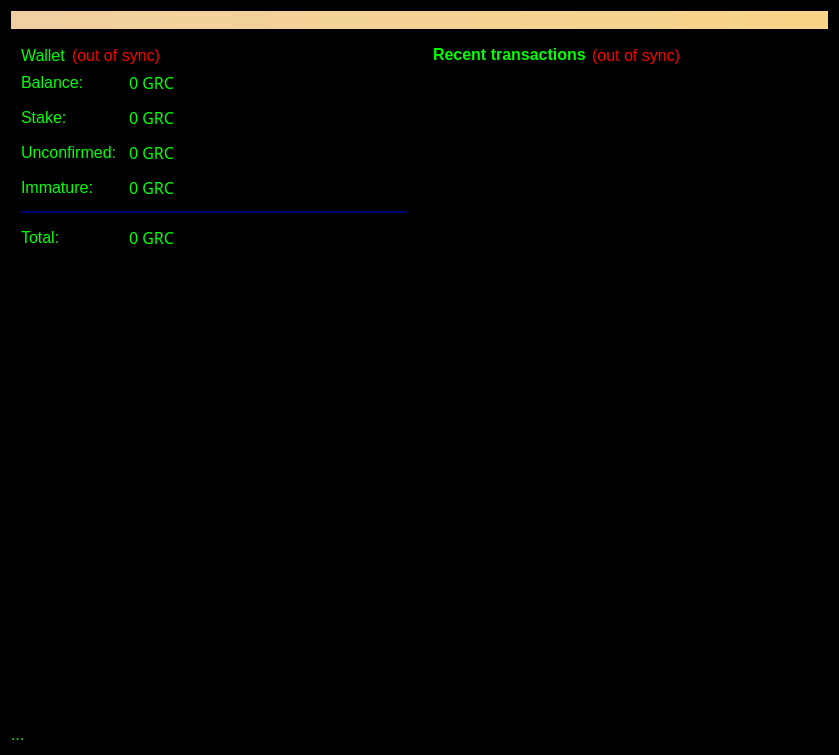
<?xml version="1.0" encoding="UTF-8"?>
<ui version="4.0">
 <class>OverviewPage</class>
 <widget class="QWidget" name="OverviewPage">
  <property name="geometry">
   <rect>
    <x>0</x>
    <y>0</y>
    <width>839</width>
    <height>755</height>
   </rect>
  </property>
  <property name="palette">
   <palette>
    <active>
     <colorrole role="WindowText">
      <brush brushstyle="SolidPattern">
       <color alpha="255">
        <red>0</red>
        <green>255</green>
        <blue>0</blue>
       </color>
      </brush>
     </colorrole>
     <colorrole role="Button">
      <brush brushstyle="SolidPattern">
       <color alpha="255">
        <red>0</red>
        <green>85</green>
        <blue>0</blue>
       </color>
      </brush>
     </colorrole>
     <colorrole role="Light">
      <brush brushstyle="SolidPattern">
       <color alpha="255">
        <red>0</red>
        <green>0</green>
        <blue>107</blue>
       </color>
      </brush>
     </colorrole>
     <colorrole role="Midlight">
      <brush brushstyle="SolidPattern">
       <color alpha="255">
        <red>170</red>
        <green>255</green>
        <blue>127</blue>
       </color>
      </brush>
     </colorrole>
     <colorrole role="Dark">
      <brush brushstyle="SolidPattern">
       <color alpha="255">
        <red>0</red>
        <green>0</green>
        <blue>127</blue>
       </color>
      </brush>
     </colorrole>
     <colorrole role="Mid">
      <brush brushstyle="SolidPattern">
       <color alpha="255">
        <red>0</red>
        <green>113</green>
        <blue>170</blue>
       </color>
      </brush>
     </colorrole>
     <colorrole role="Text">
      <brush brushstyle="SolidPattern">
       <color alpha="255">
        <red>0</red>
        <green>255</green>
        <blue>0</blue>
       </color>
      </brush>
     </colorrole>
     <colorrole role="BrightText">
      <brush brushstyle="SolidPattern">
       <color alpha="255">
        <red>0</red>
        <green>255</green>
        <blue>0</blue>
       </color>
      </brush>
     </colorrole>
     <colorrole role="ButtonText">
      <brush brushstyle="SolidPattern">
       <color alpha="255">
        <red>0</red>
        <green>255</green>
        <blue>0</blue>
       </color>
      </brush>
     </colorrole>
     <colorrole role="Base">
      <brush brushstyle="SolidPattern">
       <color alpha="255">
        <red>0</red>
        <green>0</green>
        <blue>0</blue>
       </color>
      </brush>
     </colorrole>
     <colorrole role="Window">
      <brush brushstyle="SolidPattern">
       <color alpha="255">
        <red>0</red>
        <green>0</green>
        <blue>0</blue>
       </color>
      </brush>
     </colorrole>
     <colorrole role="Shadow">
      <brush brushstyle="SolidPattern">
       <color alpha="255">
        <red>141</red>
        <green>141</green>
        <blue>141</blue>
       </color>
      </brush>
     </colorrole>
     <colorrole role="Highlight">
      <brush brushstyle="SolidPattern">
       <color alpha="255">
        <red>51</red>
        <green>153</green>
        <blue>255</blue>
       </color>
      </brush>
     </colorrole>
     <colorrole role="HighlightedText">
      <brush brushstyle="SolidPattern">
       <color alpha="255">
        <red>85</red>
        <green>255</green>
        <blue>0</blue>
       </color>
      </brush>
     </colorrole>
     <colorrole role="Link">
      <brush brushstyle="SolidPattern">
       <color alpha="255">
        <red>0</red>
        <green>0</green>
        <blue>127</blue>
       </color>
      </brush>
     </colorrole>
     <colorrole role="LinkVisited">
      <brush brushstyle="SolidPattern">
       <color alpha="255">
        <red>255</red>
        <green>255</green>
        <blue>127</blue>
       </color>
      </brush>
     </colorrole>
     <colorrole role="AlternateBase">
      <brush brushstyle="SolidPattern">
       <color alpha="255">
        <red>20</red>
        <green>29</green>
        <blue>8</blue>
       </color>
      </brush>
     </colorrole>
     <colorrole role="NoRole">
      <brush brushstyle="SolidPattern">
       <color alpha="255">
        <red>0</red>
        <green>0</green>
        <blue>127</blue>
       </color>
      </brush>
     </colorrole>
     <colorrole role="ToolTipBase">
      <brush brushstyle="SolidPattern">
       <color alpha="255">
        <red>255</red>
        <green>255</green>
        <blue>220</blue>
       </color>
      </brush>
     </colorrole>
     <colorrole role="ToolTipText">
      <brush brushstyle="SolidPattern">
       <color alpha="255">
        <red>0</red>
        <green>255</green>
        <blue>255</blue>
       </color>
      </brush>
     </colorrole>
    </active>
    <inactive>
     <colorrole role="WindowText">
      <brush brushstyle="SolidPattern">
       <color alpha="255">
        <red>0</red>
        <green>255</green>
        <blue>0</blue>
       </color>
      </brush>
     </colorrole>
     <colorrole role="Button">
      <brush brushstyle="SolidPattern">
       <color alpha="255">
        <red>0</red>
        <green>85</green>
        <blue>0</blue>
       </color>
      </brush>
     </colorrole>
     <colorrole role="Light">
      <brush brushstyle="SolidPattern">
       <color alpha="255">
        <red>0</red>
        <green>0</green>
        <blue>107</blue>
       </color>
      </brush>
     </colorrole>
     <colorrole role="Midlight">
      <brush brushstyle="SolidPattern">
       <color alpha="255">
        <red>170</red>
        <green>255</green>
        <blue>127</blue>
       </color>
      </brush>
     </colorrole>
     <colorrole role="Dark">
      <brush brushstyle="SolidPattern">
       <color alpha="255">
        <red>0</red>
        <green>0</green>
        <blue>127</blue>
       </color>
      </brush>
     </colorrole>
     <colorrole role="Mid">
      <brush brushstyle="SolidPattern">
       <color alpha="255">
        <red>0</red>
        <green>113</green>
        <blue>170</blue>
       </color>
      </brush>
     </colorrole>
     <colorrole role="Text">
      <brush brushstyle="SolidPattern">
       <color alpha="255">
        <red>0</red>
        <green>255</green>
        <blue>0</blue>
       </color>
      </brush>
     </colorrole>
     <colorrole role="BrightText">
      <brush brushstyle="SolidPattern">
       <color alpha="255">
        <red>0</red>
        <green>255</green>
        <blue>0</blue>
       </color>
      </brush>
     </colorrole>
     <colorrole role="ButtonText">
      <brush brushstyle="SolidPattern">
       <color alpha="255">
        <red>0</red>
        <green>255</green>
        <blue>0</blue>
       </color>
      </brush>
     </colorrole>
     <colorrole role="Base">
      <brush brushstyle="SolidPattern">
       <color alpha="255">
        <red>0</red>
        <green>0</green>
        <blue>0</blue>
       </color>
      </brush>
     </colorrole>
     <colorrole role="Window">
      <brush brushstyle="SolidPattern">
       <color alpha="255">
        <red>0</red>
        <green>0</green>
        <blue>0</blue>
       </color>
      </brush>
     </colorrole>
     <colorrole role="Shadow">
      <brush brushstyle="SolidPattern">
       <color alpha="255">
        <red>141</red>
        <green>141</green>
        <blue>141</blue>
       </color>
      </brush>
     </colorrole>
     <colorrole role="Highlight">
      <brush brushstyle="SolidPattern">
       <color alpha="255">
        <red>0</red>
        <green>0</green>
        <blue>0</blue>
       </color>
      </brush>
     </colorrole>
     <colorrole role="HighlightedText">
      <brush brushstyle="SolidPattern">
       <color alpha="255">
        <red>85</red>
        <green>255</green>
        <blue>0</blue>
       </color>
      </brush>
     </colorrole>
     <colorrole role="Link">
      <brush brushstyle="SolidPattern">
       <color alpha="255">
        <red>0</red>
        <green>0</green>
        <blue>127</blue>
       </color>
      </brush>
     </colorrole>
     <colorrole role="LinkVisited">
      <brush brushstyle="SolidPattern">
       <color alpha="255">
        <red>255</red>
        <green>255</green>
        <blue>127</blue>
       </color>
      </brush>
     </colorrole>
     <colorrole role="AlternateBase">
      <brush brushstyle="SolidPattern">
       <color alpha="255">
        <red>20</red>
        <green>29</green>
        <blue>8</blue>
       </color>
      </brush>
     </colorrole>
     <colorrole role="NoRole">
      <brush brushstyle="SolidPattern">
       <color alpha="255">
        <red>0</red>
        <green>0</green>
        <blue>127</blue>
       </color>
      </brush>
     </colorrole>
     <colorrole role="ToolTipBase">
      <brush brushstyle="SolidPattern">
       <color alpha="255">
        <red>255</red>
        <green>255</green>
        <blue>220</blue>
       </color>
      </brush>
     </colorrole>
     <colorrole role="ToolTipText">
      <brush brushstyle="SolidPattern">
       <color alpha="255">
        <red>0</red>
        <green>255</green>
        <blue>255</blue>
       </color>
      </brush>
     </colorrole>
    </inactive>
    <disabled>
     <colorrole role="WindowText">
      <brush brushstyle="SolidPattern">
       <color alpha="255">
        <red>0</red>
        <green>255</green>
        <blue>0</blue>
       </color>
      </brush>
     </colorrole>
     <colorrole role="Button">
      <brush brushstyle="SolidPattern">
       <color alpha="255">
        <red>0</red>
        <green>85</green>
        <blue>0</blue>
       </color>
      </brush>
     </colorrole>
     <colorrole role="Light">
      <brush brushstyle="SolidPattern">
       <color alpha="255">
        <red>0</red>
        <green>0</green>
        <blue>107</blue>
       </color>
      </brush>
     </colorrole>
     <colorrole role="Midlight">
      <brush brushstyle="SolidPattern">
       <color alpha="255">
        <red>170</red>
        <green>255</green>
        <blue>127</blue>
       </color>
      </brush>
     </colorrole>
     <colorrole role="Dark">
      <brush brushstyle="SolidPattern">
       <color alpha="255">
        <red>0</red>
        <green>0</green>
        <blue>127</blue>
       </color>
      </brush>
     </colorrole>
     <colorrole role="Mid">
      <brush brushstyle="SolidPattern">
       <color alpha="255">
        <red>0</red>
        <green>113</green>
        <blue>170</blue>
       </color>
      </brush>
     </colorrole>
     <colorrole role="Text">
      <brush brushstyle="SolidPattern">
       <color alpha="255">
        <red>0</red>
        <green>255</green>
        <blue>0</blue>
       </color>
      </brush>
     </colorrole>
     <colorrole role="BrightText">
      <brush brushstyle="SolidPattern">
       <color alpha="255">
        <red>0</red>
        <green>255</green>
        <blue>0</blue>
       </color>
      </brush>
     </colorrole>
     <colorrole role="ButtonText">
      <brush brushstyle="SolidPattern">
       <color alpha="255">
        <red>0</red>
        <green>255</green>
        <blue>0</blue>
       </color>
      </brush>
     </colorrole>
     <colorrole role="Base">
      <brush brushstyle="SolidPattern">
       <color alpha="255">
        <red>0</red>
        <green>0</green>
        <blue>0</blue>
       </color>
      </brush>
     </colorrole>
     <colorrole role="Window">
      <brush brushstyle="SolidPattern">
       <color alpha="255">
        <red>0</red>
        <green>0</green>
        <blue>0</blue>
       </color>
      </brush>
     </colorrole>
     <colorrole role="Shadow">
      <brush brushstyle="SolidPattern">
       <color alpha="255">
        <red>141</red>
        <green>141</green>
        <blue>141</blue>
       </color>
      </brush>
     </colorrole>
     <colorrole role="Highlight">
      <brush brushstyle="SolidPattern">
       <color alpha="255">
        <red>51</red>
        <green>153</green>
        <blue>255</blue>
       </color>
      </brush>
     </colorrole>
     <colorrole role="HighlightedText">
      <brush brushstyle="SolidPattern">
       <color alpha="255">
        <red>85</red>
        <green>255</green>
        <blue>0</blue>
       </color>
      </brush>
     </colorrole>
     <colorrole role="Link">
      <brush brushstyle="SolidPattern">
       <color alpha="255">
        <red>0</red>
        <green>0</green>
        <blue>127</blue>
       </color>
      </brush>
     </colorrole>
     <colorrole role="LinkVisited">
      <brush brushstyle="SolidPattern">
       <color alpha="255">
        <red>255</red>
        <green>255</green>
        <blue>127</blue>
       </color>
      </brush>
     </colorrole>
     <colorrole role="AlternateBase">
      <brush brushstyle="SolidPattern">
       <color alpha="255">
        <red>20</red>
        <green>29</green>
        <blue>8</blue>
       </color>
      </brush>
     </colorrole>
     <colorrole role="NoRole">
      <brush brushstyle="SolidPattern">
       <color alpha="255">
        <red>0</red>
        <green>0</green>
        <blue>127</blue>
       </color>
      </brush>
     </colorrole>
     <colorrole role="ToolTipBase">
      <brush brushstyle="SolidPattern">
       <color alpha="255">
        <red>255</red>
        <green>255</green>
        <blue>220</blue>
       </color>
      </brush>
     </colorrole>
     <colorrole role="ToolTipText">
      <brush brushstyle="SolidPattern">
       <color alpha="255">
        <red>0</red>
        <green>255</green>
        <blue>255</blue>
       </color>
      </brush>
     </colorrole>
    </disabled>
   </palette>
  </property>
  <property name="font">
   <font>
    <family>MS UI Gothic</family>
    <pointsize>12</pointsize>
   </font>
  </property>
  <property name="windowTitle">
   <string>Form</string>
  </property>
  <property name="windowOpacity">
   <double>55.000000000000000</double>
  </property>
  <property name="autoFillBackground">
   <bool>true</bool>
  </property>
  <property name="styleSheet">
   <string notr="true"/>
  </property>
  <layout class="QVBoxLayout" name="topLayout">
   <item>
    <widget class="QLabel" name="labelAlerts">
     <property name="visible">
      <bool>false</bool>
     </property>
     <property name="styleSheet">
      <string notr="true">background-color: qlineargradient(x1: 0, y1: 0, x2: 1, y2: 0, stop:0 #F0D0A0, stop:1 #F8D488); color:#000000;</string>
     </property>
     <property name="wordWrap">
      <bool>true</bool>
     </property>
     <property name="margin">
      <number>3</number>
     </property>
    </widget>
   </item>
   <item>
    <layout class="QHBoxLayout" name="horizontalLayout" stretch="1,1">
     <item>
      <layout class="QVBoxLayout" name="verticalLayout_2">
       <item>
        <widget class="QFrame" name="frame">
         <property name="styleSheet">
          <string notr="true"/>
         </property>
         <property name="frameShape">
          <enum>QFrame::StyledPanel</enum>
         </property>
         <property name="frameShadow">
          <enum>QFrame::Raised</enum>
         </property>
         <layout class="QVBoxLayout" name="verticalLayout_4">
          <item>
           <layout class="QHBoxLayout" name="horizontalLayout_4">
            <item>
             <widget class="QLabel" name="label_5">
              <property name="font">
               <font>
                <family>Albany AMT</family>
               </font>
              </property>
              <property name="autoFillBackground">
               <bool>false</bool>
              </property>
              <property name="text">
               <string>Wallet</string>
              </property>
             </widget>
            </item>
            <item>
             <widget class="QLabel" name="labelWalletStatus">
              <property name="toolTip">
               <string>The displayed information may be out of date. Your wallet automatically synchronizes with the Gridcoin network after a connection is established, but this process has not completed yet.</string>
              </property>
              <property name="autoFillBackground">
               <bool>false</bool>
              </property>
              <property name="styleSheet">
               <string notr="true">QLabel { color: red; }</string>
              </property>
              <property name="text">
               <string notr="true">(out of sync)</string>
              </property>
              <property name="alignment">
               <set>Qt::AlignLeading|Qt::AlignLeft|Qt::AlignVCenter</set>
              </property>
             </widget>
            </item>
            <item>
             <spacer name="horizontalSpacer_2">
              <property name="orientation">
               <enum>Qt::Horizontal</enum>
              </property>
              <property name="sizeHint" stdset="0">
               <size>
                <width>40</width>
                <height>20</height>
               </size>
              </property>
             </spacer>
            </item>
           </layout>
          </item>
          <item>
           <layout class="QFormLayout" name="formLayout_2">
            <property name="fieldGrowthPolicy">
             <enum>QFormLayout::AllNonFixedFieldsGrow</enum>
            </property>
            <property name="horizontalSpacing">
             <number>12</number>
            </property>
            <property name="verticalSpacing">
             <number>12</number>
            </property>
            <item row="0" column="0">
             <widget class="QLabel" name="label">
              <property name="font">
               <font>
                <family>Albany AMT</family>
               </font>
              </property>
              <property name="autoFillBackground">
               <bool>false</bool>
              </property>
              <property name="text">
               <string>Balance:</string>
              </property>
             </widget>
            </item>
            <item row="0" column="1">
             <widget class="QLabel" name="labelBalance">
              <property name="font">
               <font>
                <family>UI Gothic</family>
                <weight>50</weight>
                <italic>false</italic>
                <bold>false</bold>
               </font>
              </property>
              <property name="cursor">
               <cursorShape>IBeamCursor</cursorShape>
              </property>
              <property name="toolTip">
               <string>Your current spendable balance</string>
              </property>
              <property name="text">
               <string notr="true">0 GRC</string>
              </property>
              <property name="textInteractionFlags">
               <set>Qt::LinksAccessibleByMouse|Qt::TextSelectableByKeyboard|Qt::TextSelectableByMouse</set>
              </property>
             </widget>
            </item>
            <item row="1" column="0">
             <widget class="QLabel" name="label_6">
              <property name="font">
               <font>
                <family>Albany AMT</family>
                <weight>50</weight>
                <italic>false</italic>
                <bold>false</bold>
               </font>
              </property>
              <property name="text">
               <string>Stake:</string>
              </property>
             </widget>
            </item>
            <item row="1" column="1">
             <widget class="QLabel" name="labelStake">
              <property name="font">
               <font>
                <family>UI Gothic</family>
                <weight>50</weight>
                <italic>false</italic>
                <bold>false</bold>
               </font>
              </property>
              <property name="cursor">
               <cursorShape>IBeamCursor</cursorShape>
              </property>
              <property name="toolTip">
               <string>Total of coins that was staked, and do not yet count toward the current balance</string>
              </property>
              <property name="text">
               <string notr="true">0 GRC</string>
              </property>
              <property name="textInteractionFlags">
               <set>Qt::LinksAccessibleByMouse|Qt::TextSelectableByKeyboard|Qt::TextSelectableByMouse</set>
              </property>
             </widget>
            </item>
            <item row="2" column="0">
             <widget class="QLabel" name="label_3">
              <property name="font">
               <font>
                <family>Albany AMT</family>
                <weight>50</weight>
                <italic>false</italic>
                <bold>false</bold>
               </font>
              </property>
              <property name="text">
               <string>Unconfirmed:</string>
              </property>
             </widget>
            </item>
            <item row="2" column="1">
             <widget class="QLabel" name="labelUnconfirmed">
              <property name="font">
               <font>
                <family>UI Gothic</family>
                <weight>50</weight>
                <italic>false</italic>
                <bold>false</bold>
               </font>
              </property>
              <property name="cursor">
               <cursorShape>IBeamCursor</cursorShape>
              </property>
              <property name="toolTip">
               <string>Total of transactions that have yet to be confirmed, and do not yet count toward the current balance</string>
              </property>
              <property name="text">
               <string notr="true">0 GRC</string>
              </property>
              <property name="textInteractionFlags">
               <set>Qt::LinksAccessibleByMouse|Qt::TextSelectableByKeyboard|Qt::TextSelectableByMouse</set>
              </property>
             </widget>
            </item>
            <item row="3" column="0">
             <widget class="QLabel" name="labelImmatureText">
              <property name="font">
               <font>
                <family>Albany AMT</family>
                <weight>50</weight>
                <italic>false</italic>
                <bold>false</bold>
               </font>
              </property>
              <property name="text">
               <string>Immature:</string>
              </property>
             </widget>
            </item>
            <item row="3" column="1">
             <widget class="QLabel" name="labelImmature">
              <property name="font">
               <font>
                <family>UI Gothic</family>
                <weight>50</weight>
                <italic>false</italic>
                <bold>false</bold>
               </font>
              </property>
              <property name="toolTip">
               <string>Mined balance that has not yet matured</string>
              </property>
              <property name="text">
               <string notr="true">0 GRC</string>
              </property>
              <property name="textInteractionFlags">
               <set>Qt::LinksAccessibleByMouse|Qt::TextSelectableByKeyboard|Qt::TextSelectableByMouse</set>
              </property>
             </widget>
            </item>
            <item row="4" column="0" colspan="2">
             <widget class="Line" name="line">
              <property name="orientation">
               <enum>Qt::Horizontal</enum>
              </property>
             </widget>
            </item>
            <item row="5" column="0">
             <widget class="QLabel" name="labelTotalText">
              <property name="font">
               <font>
                <family>Albany AMT</family>
                <weight>50</weight>
                <italic>false</italic>
                <bold>false</bold>
               </font>
              </property>
              <property name="text">
               <string>Total:</string>
              </property>
             </widget>
            </item>
            <item row="5" column="1">
             <widget class="QLabel" name="labelTotal">
              <property name="font">
               <font>
                <family>UI Gothic</family>
                <weight>50</weight>
                <italic>false</italic>
                <bold>false</bold>
               </font>
              </property>
              <property name="cursor">
               <cursorShape>IBeamCursor</cursorShape>
              </property>
              <property name="toolTip">
               <string>Your current total balance</string>
              </property>
              <property name="text">
               <string notr="true">0 GRC</string>
              </property>
              <property name="textInteractionFlags">
               <set>Qt::LinksAccessibleByMouse|Qt::TextSelectableByKeyboard|Qt::TextSelectableByMouse</set>
              </property>
             </widget>
            </item>
           </layout>
          </item>
         </layout>
        </widget>
       </item>
       <item>
        <spacer name="verticalSpacer">
         <property name="orientation">
          <enum>Qt::Vertical</enum>
         </property>
         <property name="sizeHint" stdset="0">
          <size>
           <width>20</width>
           <height>40</height>
          </size>
         </property>
        </spacer>
       </item>
       <item>
        <widget class="QLabel" name="txtDisplay">
         <property name="text">
          <string>...</string>
         </property>
        </widget>
       </item>
      </layout>
     </item>
     <item>
      <layout class="QVBoxLayout" name="verticalLayout_3">
       <item>
        <widget class="QFrame" name="frame_2">
         <property name="autoFillBackground">
          <bool>false</bool>
         </property>
         <property name="frameShape">
          <enum>QFrame::StyledPanel</enum>
         </property>
         <property name="frameShadow">
          <enum>QFrame::Raised</enum>
         </property>
         <layout class="QVBoxLayout" name="verticalLayout">
          <item>
           <layout class="QHBoxLayout" name="horizontalLayout_2">
            <item>
             <widget class="QLabel" name="label_4">
              <property name="font">
               <font>
                <family>Albany AMT</family>
               </font>
              </property>
              <property name="autoFillBackground">
               <bool>false</bool>
              </property>
              <property name="text">
               <string>&lt;b&gt;Recent transactions&lt;/b&gt;</string>
              </property>
             </widget>
            </item>
            <item>
             <widget class="QLabel" name="labelTransactionsStatus">
              <property name="toolTip">
               <string>The displayed information may be out of date. Your wallet automatically synchronizes with the Litecoin network after a connection is established, but this process has not completed yet.</string>
              </property>
              <property name="autoFillBackground">
               <bool>false</bool>
              </property>
              <property name="styleSheet">
               <string notr="true">QLabel { color: red; }</string>
              </property>
              <property name="text">
               <string notr="true">(out of sync)</string>
              </property>
              <property name="alignment">
               <set>Qt::AlignRight|Qt::AlignTrailing|Qt::AlignVCenter</set>
              </property>
             </widget>
            </item>
            <item>
             <spacer name="horizontalSpacer">
              <property name="orientation">
               <enum>Qt::Horizontal</enum>
              </property>
              <property name="sizeHint" stdset="0">
               <size>
                <width>40</width>
                <height>20</height>
               </size>
              </property>
             </spacer>
            </item>
           </layout>
          </item>
          <item>
           <widget class="QListView" name="listTransactions">
            <property name="palette">
             <palette>
              <active>
               <colorrole role="WindowText">
                <brush brushstyle="SolidPattern">
                 <color alpha="255">
                  <red>0</red>
                  <green>255</green>
                  <blue>0</blue>
                 </color>
                </brush>
               </colorrole>
               <colorrole role="Button">
                <brush brushstyle="SolidPattern">
                 <color alpha="0">
                  <red>0</red>
                  <green>0</green>
                  <blue>0</blue>
                 </color>
                </brush>
               </colorrole>
               <colorrole role="Text">
                <brush brushstyle="SolidPattern">
                 <color alpha="255">
                  <red>0</red>
                  <green>255</green>
                  <blue>0</blue>
                 </color>
                </brush>
               </colorrole>
               <colorrole role="ButtonText">
                <brush brushstyle="SolidPattern">
                 <color alpha="255">
                  <red>0</red>
                  <green>255</green>
                  <blue>0</blue>
                 </color>
                </brush>
               </colorrole>
               <colorrole role="Base">
                <brush brushstyle="NoBrush">
                 <color alpha="255">
                  <red>0</red>
                  <green>0</green>
                  <blue>0</blue>
                 </color>
                </brush>
               </colorrole>
               <colorrole role="Window">
                <brush brushstyle="SolidPattern">
                 <color alpha="0">
                  <red>0</red>
                  <green>0</green>
                  <blue>0</blue>
                 </color>
                </brush>
               </colorrole>
              </active>
              <inactive>
               <colorrole role="WindowText">
                <brush brushstyle="SolidPattern">
                 <color alpha="255">
                  <red>0</red>
                  <green>255</green>
                  <blue>0</blue>
                 </color>
                </brush>
               </colorrole>
               <colorrole role="Button">
                <brush brushstyle="SolidPattern">
                 <color alpha="0">
                  <red>0</red>
                  <green>0</green>
                  <blue>0</blue>
                 </color>
                </brush>
               </colorrole>
               <colorrole role="Text">
                <brush brushstyle="SolidPattern">
                 <color alpha="255">
                  <red>0</red>
                  <green>255</green>
                  <blue>0</blue>
                 </color>
                </brush>
               </colorrole>
               <colorrole role="ButtonText">
                <brush brushstyle="SolidPattern">
                 <color alpha="255">
                  <red>0</red>
                  <green>255</green>
                  <blue>0</blue>
                 </color>
                </brush>
               </colorrole>
               <colorrole role="Base">
                <brush brushstyle="NoBrush">
                 <color alpha="255">
                  <red>0</red>
                  <green>0</green>
                  <blue>0</blue>
                 </color>
                </brush>
               </colorrole>
               <colorrole role="Window">
                <brush brushstyle="SolidPattern">
                 <color alpha="0">
                  <red>0</red>
                  <green>0</green>
                  <blue>0</blue>
                 </color>
                </brush>
               </colorrole>
              </inactive>
              <disabled>
               <colorrole role="WindowText">
                <brush brushstyle="SolidPattern">
                 <color alpha="255">
                  <red>0</red>
                  <green>255</green>
                  <blue>0</blue>
                 </color>
                </brush>
               </colorrole>
               <colorrole role="Button">
                <brush brushstyle="SolidPattern">
                 <color alpha="0">
                  <red>0</red>
                  <green>0</green>
                  <blue>0</blue>
                 </color>
                </brush>
               </colorrole>
               <colorrole role="Text">
                <brush brushstyle="SolidPattern">
                 <color alpha="255">
                  <red>0</red>
                  <green>255</green>
                  <blue>0</blue>
                 </color>
                </brush>
               </colorrole>
               <colorrole role="ButtonText">
                <brush brushstyle="SolidPattern">
                 <color alpha="255">
                  <red>0</red>
                  <green>255</green>
                  <blue>0</blue>
                 </color>
                </brush>
               </colorrole>
               <colorrole role="Base">
                <brush brushstyle="NoBrush">
                 <color alpha="255">
                  <red>0</red>
                  <green>0</green>
                  <blue>0</blue>
                 </color>
                </brush>
               </colorrole>
               <colorrole role="Window">
                <brush brushstyle="SolidPattern">
                 <color alpha="0">
                  <red>0</red>
                  <green>0</green>
                  <blue>0</blue>
                 </color>
                </brush>
               </colorrole>
              </disabled>
             </palette>
            </property>
            <property name="autoFillBackground">
             <bool>true</bool>
            </property>
            <property name="styleSheet">
             <string notr="true">QListView { background: transparent; } color:#00FF00;</string>
            </property>
            <property name="frameShape">
             <enum>QFrame::NoFrame</enum>
            </property>
            <property name="verticalScrollBarPolicy">
             <enum>Qt::ScrollBarAlwaysOff</enum>
            </property>
            <property name="horizontalScrollBarPolicy">
             <enum>Qt::ScrollBarAlwaysOff</enum>
            </property>
            <property name="selectionMode">
             <enum>QAbstractItemView::NoSelection</enum>
            </property>
           </widget>
          </item>
         </layout>
        </widget>
       </item>
       <item>
        <spacer name="verticalSpacer_2">
         <property name="orientation">
          <enum>Qt::Vertical</enum>
         </property>
         <property name="sizeHint" stdset="0">
          <size>
           <width>20</width>
           <height>40</height>
          </size>
         </property>
        </spacer>
       </item>
      </layout>
     </item>
    </layout>
   </item>
  </layout>
 </widget>
 <resources>
  <include location="../res/images/r1.qrc"/>
 </resources>
 <connections/>
</ui>
